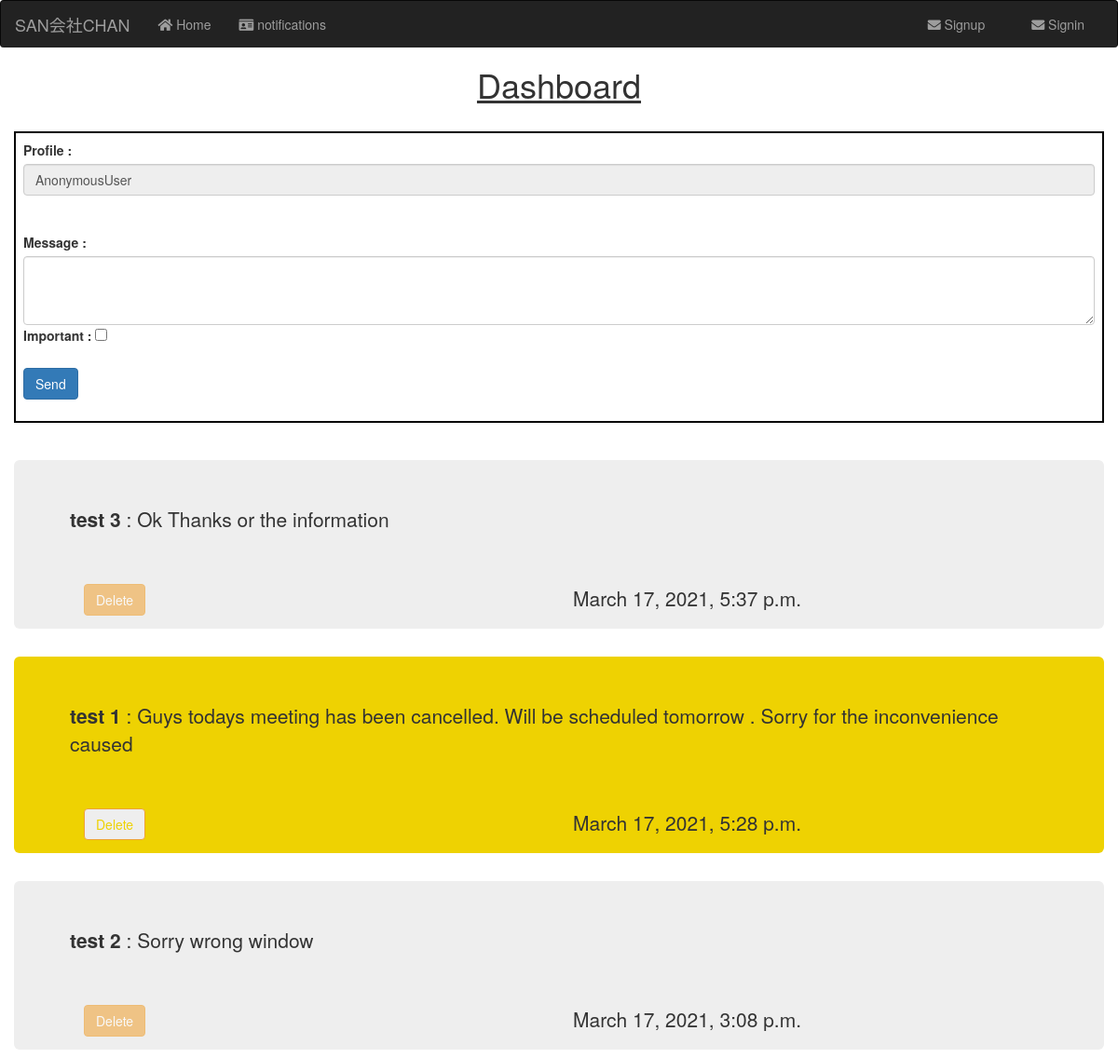
Before: /dashboard/ (upper part) with the older database file.
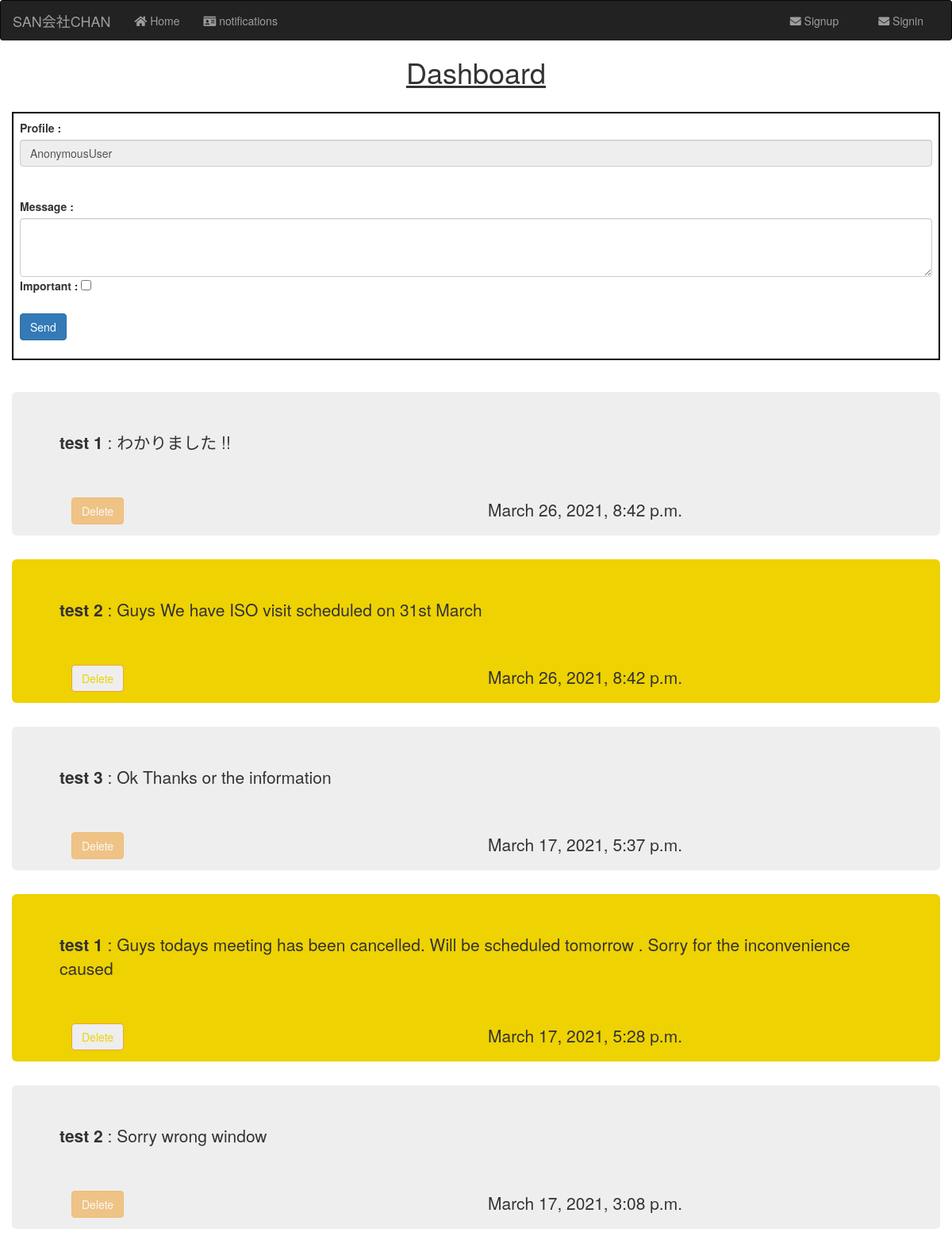
After: the same page with the newer database file.
### dashboard/models.py (models this page shows)
class Message(models.Model):
    user = models.ForeignKey(User, on_delete=models.CASCADE, related_name= "emp_message")
    user_profile = models.ForeignKey(user_profile, on_delete=models.CASCADE , related_name= "user_profile_message")
    employee = models.ForeignKey(Employee, on_delete=models.CASCADE , related_name= "emp")
    message = models.TextField(max_length=300)
    sender = models.ForeignKey(Employee, on_delete=models.CASCADE , related_name= "emp_sender")
    reciever = models.ForeignKey(Employee, on_delete=models.CASCADE , related_name= "emp_reciever" , blank=True , null=True)
    created_at = models.DateTimeField(auto_now_add=True)
    important = models.BooleanField(blank = True, null=True)
    def __str__(self):
        name = str(self.sender) +' ' +  str(self.message)[0:10]
        return str(name)

### structure/models.py (models this page shows, shortened)
class Employee(models.Model):
    user_profile = models.ForeignKey(user_profile, on_delete=models.CASCADE, null=True, blank=True )
    emp_no = models.IntegerField( primary_key=True)
    birth_date = models.DateField()
    first_name = models.CharField(max_length=14 , help_text="This is the grey text")
    last_name = models.CharField(max_length=16)
    gender = models.CharField(max_length=1)
    hire_date = models.DateField()
    address = models.TextField(max_length=100, blank = True, null=True, default="NAN")
    class Meta:
        verbose_name = ('employee')
        verbose_name_plural = ('employees')
    def __str__(self):
        return "{} {}".format(self.first_name, self.last_name)

### dashboard/views.py (the view, shortened to what this page needs)
# urls.py: path('', views.home , name = "home"),
def home(request):
    curr_user = request.user
    admin = Employee.objects.get(emp_no = 0)
    print('admin is ', admin)
    messages = Message.objects.all().filter(reciever=admin).order_by('-created_at')
    print(messages)
    return render(request,'dashboard/dashboard.html', {'messages': messages, 'curr_user' : curr_user})

### templates/dashboard/dashboard.html (shortened to what this page needs)
<!DOCTYPE html>
{% extends "base.html" %}
{% load static %}
{% block body %}
<h1 style="text-align: center;"> <u>Dashboard</u></h1> <br>
<form style="border: 2px solid black; padding : 8px" method=POST>
    <div class="form-group">
        <label for="sender"> Profile :</label>
        <input type="text" class="form-control" name="sender" value={{curr_user}} disabled>
        <br><br>
        <label for="message"> Message : </label>
        <textarea class="form-control" name="message" rows="3"></textarea>
        <label for="important"> Important : </label>
        <input type="checkbox" name="important">
        <br><br>
        <input type="submit" class="btn btn-primary" value="Send">
    </div>
</form>
<br><br>
    {% for message in messages %}
        {% if message.important == True %}
            <div class="jumbotron"  style= "background-color:#eed202;">
                <div>
                    <p><b>{{message.sender}}</b> : {{message.message}}</p>
                    <br><br>
                </div>
                <div class="col-md-12">
                    <div class="row">
                        <div class="col-md-6">
                            <a href=" {% url 'dashboard:delete' pk=message.id %} "><button class="btn btn-warning" style="background-color: #eee; color : #eed202;">Delete</button></a>
                        </div>
                        <div class="col-md-6">
                            <p>{{message.created_at}}</p>
                        </div>
                    </div>
                </div>
            </div>
        {% else %}
            <div class="jumbotron" >
                <div>
                    <p><b>{{message.sender}}</b> : {{message.message}}</p>
                    <br><br>
                </div>
                <div class="col-md-12">
                    <div class="row">
                        <div class="col-md-6">
                            {% if message.user == curr_user %}
                                <a href=" {% url 'dashboard:delete' pk=message.id %} "><button class="btn btn-warning">Delete</button></a>
                            {% else %}
                                <a href=" {% url 'dashboard:delete' pk=message.id %} "><button class="btn btn-warning" disabled>Delete</button></a>
                            {% endif %}
                        </div>
                        <div class="col-md-6">
                            <p>{{message.created_at}}</p>
                        </div>
                    </div>
                </div>
            </div>
        {% endif %}
    {% endfor %}
{% endblock %}

Changed rows visible on the page:
added Message: sender "test 1", message "わかりました !!", shows "Delete", created_at "March 26, 2021, 8:42 p.m."
added Message: sender "test 2", message "Guys We have ISO visit scheduled on 31st March", created_at "March 26, 2021, 8:42 p.m."
